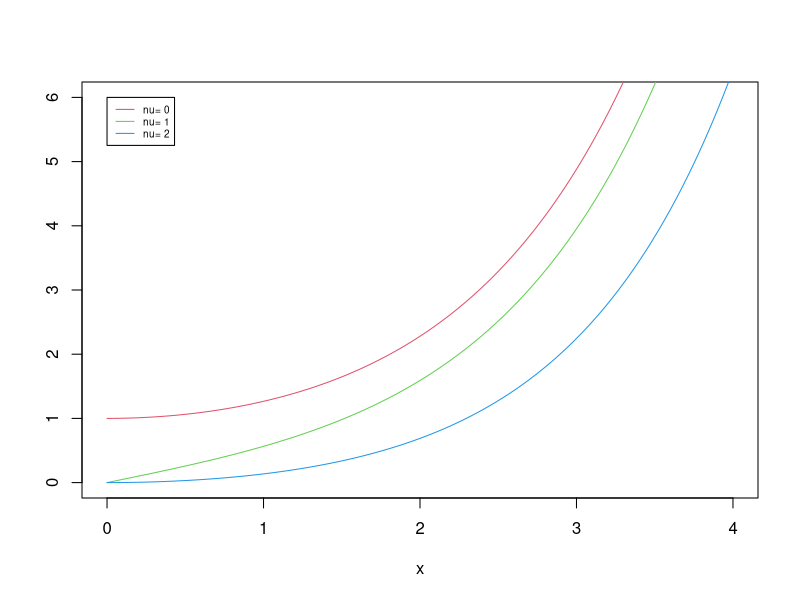

Write the R code that produced this figure.
nus <- c(0:2)

x <- seq(0, 4, length.out = 501)
plot(x, x, ylim = c(0, 6), ylab = "", type = "n",
     main = "")
for(nu in nus) lines(x, besselI(x, nu = nu), col = nu + 2)
legend(0, 6, legend = paste("nu=", nus), col = nus + 2, lwd = 1, cex=0.6)
